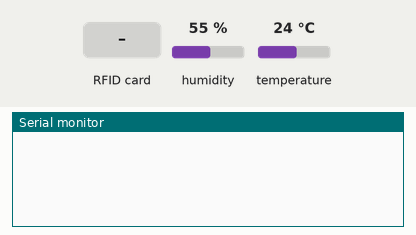
A sketch run on a simulated Arduino Uno, built with avr-gcc and run on an emulated ATmega328P. Parts: the last lines printed to the serial monitor. The inputs (shaded band) are chosen by the test bench; at power-on: humidity 55 %, temperature 24 °C.

Above: at 1.2 s.
1.3 s: RFID card 5E 7A 19 C4 held to the reader
At 1.7 s:
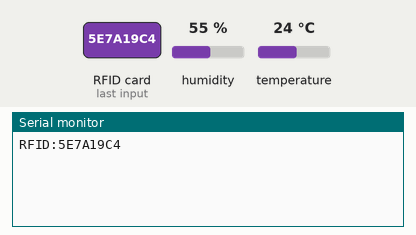
3.5 s: humidity set to 22 %
At 4.6 s:
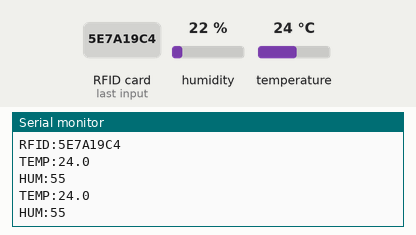
5.0 s: temperature set to 12 °C
At 6.4 s:
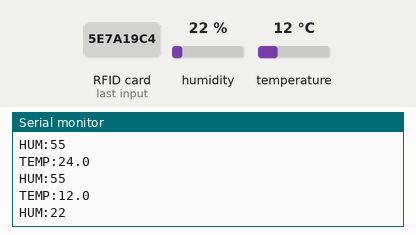
6.5 s: humidity set to 40 %
At 8.8 s:
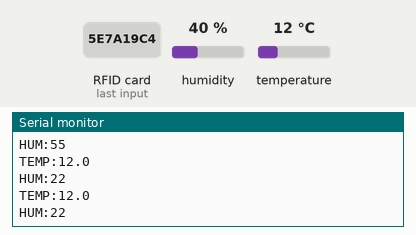

Measured:
- after the input at 1.3 s, the serial monitor: prints a new line at once (image 1)
- after the input at 5.0 s, the serial monitor: prints a new line after 1.1 s (image 3)

The sketch:

arduino_flow.ino
```cpp
#include <SPI.h>
#include <MFRC522.h>
#include <DHT.h>
#include <IRremote.hpp>

// --- CONFIGURATION DES BROCHES ---
#define RST_PIN         9          // Reset du module RFID
#define SS_PIN          10         // SS (SDA) du module RFID
#define DHTPIN          2          // Broche DATA du DHT11
#define DHTTYPE         DHT11      // Type de capteur
#define IR_RECEIVE_PIN  4          // Broche du récepteur IR

// Initialisation des objets
MFRC522 mfrc522(SS_PIN, RST_PIN);
DHT dht(DHTPIN, DHTTYPE);

// Variable pour gérer le temps sans bloquer le code (non-blocking)
unsigned long lastSensorRead = 0;
const unsigned long interval = 2000; // Lire les capteurs toutes les 2 secondes

void setup() {
  Serial.begin(9600);   // Communication avec le PC (Python)

  // Initialisation SPI et RFID
  SPI.begin();
  mfrc522.PCD_Init();

  // Initialisation DHT11
  dht.begin();

  // Initialisation Récepteur IR
  IrReceiver.begin(IR_RECEIVE_PIN, ENABLE_LED_FEEDBACK);

  // Petit message de démarrage (optionnel)
  // Serial.println("SYSTEM:FLOW_START");
}

void loop() {
  // --- 1. LECTURE INFRAROUGE (Priorité haute) ---
  if (IrReceiver.decode()) {
    Serial.print("IR:");
    Serial.println(IrReceiver.decodedIRData.decodedRawData, HEX);
    IrReceiver.resume(); // Prêt pour le prochain code
  }

  // --- 2. LECTURE RFID ---
  if (mfrc522.PICC_IsNewCardPresent() && mfrc522.PICC_ReadCardSerial()) {
    Serial.print("RFID:");
    for (byte i = 0; i < mfrc522.uid.size; i++) {
      // Formate l'ID en Hexadécimal
      if(mfrc522.uid.uidByte[i] < 0x10) Serial.print("0");
      Serial.print(mfrc522.uid.uidByte[i], HEX);
    }
    Serial.println();

    mfrc522.PICC_HaltA();      // Arrête la lecture de la carte
    mfrc522.PCD_StopCrypto1(); // Arrête le chiffrement
  }

  // --- 3. LECTURE TEMPÉRATURE & HUMIDITÉ (Toutes les 2s) ---
  unsigned long currentMillis = millis();
  if (currentMillis - lastSensorRead >= interval) {
    lastSensorRead = currentMillis;

    float h = dht.readHumidity();
    float t = dht.readTemperature();

    // Vérifie si la lecture a réussi avant d'envoyer
    if (!isnan(h) && !isnan(t)) {
      Serial.print("TEMP:");
      Serial.println(t, 1); // 1 décimale

      Serial.print("HUM:");
      Serial.println(h, 0); // 0 décimale (ex: 45%)
    }
  }
}
```
